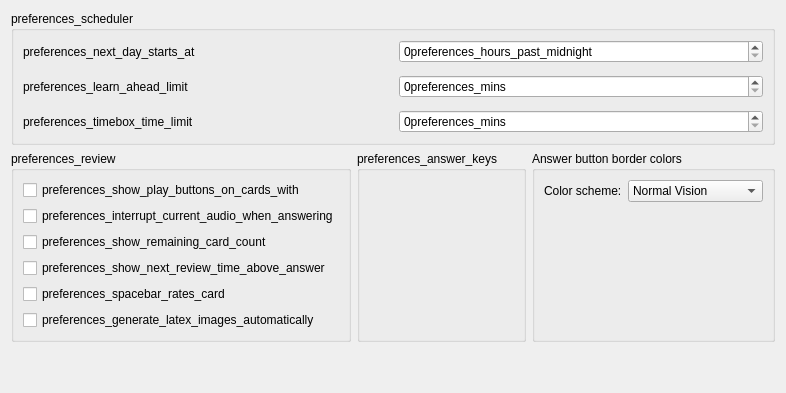
     <widget class="QWidget" name="tab_3">
      <attribute name="title">
       <string>preferences_review</string>
      </attribute>
      <layout class="QVBoxLayout" name="review_options_layout">
       <item>
        <widget class="QGroupBox" name="schedulerGroup">
         <property name="title">
          <string>preferences_scheduler</string>
         </property>
         <layout class="QVBoxLayout" name="verticalLayout_17">
          <item>
           <layout class="QGridLayout" name="gridLayout_4">
            <property name="spacing">
             <number>12</number>
            </property>
            <item row="1" column="1">
             <widget class="QSpinBox" name="lrnCutoff">
              <property name="maximumSize">
               <size>
                <width>16777215</width>
                <height>16777215</height>
               </size>
              </property>
              <property name="suffix">
               <string>preferences_mins</string>
              </property>
              <property name="maximum">
               <number>999</number>
              </property>
             </widget>
            </item>
            <item row="2" column="0">
             <widget class="QLabel" name="label_30">
              <property name="text">
               <string>preferences_timebox_time_limit</string>
              </property>
              <property name="buddy">
               <cstring>timeLimit</cstring>
              </property>
             </widget>
            </item>
            <item row="0" column="1">
             <widget class="QSpinBox" name="dayOffset">
              <property name="maximumSize">
               <size>
                <width>16777215</width>
                <height>16777215</height>
               </size>
              </property>
              <property name="suffix">
               <string>preferences_hours_past_midnight</string>
              </property>
              <property name="maximum">
               <number>23</number>
              </property>
             </widget>
            </item>
            <item row="1" column="0">
             <widget class="QLabel" name="label_24">
              <property name="text">
               <string>preferences_learn_ahead_limit</string>
              </property>
              <property name="buddy">
               <cstring>lrnCutoff</cstring>
              </property>
             </widget>
            </item>
            <item row="0" column="0">
             <widget class="QLabel" name="label_23">
              <property name="text">
               <string>preferences_next_day_starts_at</string>
              </property>
              <property name="buddy">
               <cstring>dayOffset</cstring>
              </property>
             </widget>
            </item>
            <item row="2" column="1">
             <widget class="QSpinBox" name="timeLimit">
              <property name="suffix">
               <string>preferences_mins</string>
              </property>
              <property name="maximum">
               <number>9999</number>
              </property>
             </widget>
            </item>
           </layout>
          </item>
         </layout>
        </widget>
       </item>
       <item>
        <layout class="QHBoxLayout" name="horizontalLayout_5">
         <item>
          <widget class="QGroupBox" name="reviewerGroup">
           <property name="title">
            <string>preferences_review</string>
           </property>
           <layout class="QVBoxLayout" name="verticalLayout_5">
            <item>
             <widget class="QCheckBox" name="showPlayButtons">
              <property name="sizePolicy">
               <sizepolicy hsizetype="Fixed" vsizetype="Fixed">
                <horstretch>0</horstretch>
                <verstretch>0</verstretch>
               </sizepolicy>
              </property>
              <property name="text">
               <string>preferences_show_play_buttons_on_cards_with</string>
              </property>
             </widget>
            </item>
            <item>
             <widget class="QCheckBox" name="interrupt_audio">
              <property name="sizePolicy">
               <sizepolicy hsizetype="Fixed" vsizetype="Fixed">
                <horstretch>0</horstretch>
                <verstretch>0</verstretch>
               </sizepolicy>
              </property>
              <property name="text">
               <string>preferences_interrupt_current_audio_when_answering</string>
              </property>
             </widget>
            </item>
            <item>
             <widget class="QCheckBox" name="showProgress">
              <property name="sizePolicy">
               <sizepolicy hsizetype="Fixed" vsizetype="Fixed">
                <horstretch>0</horstretch>
                <verstretch>0</verstretch>
               </sizepolicy>
              </property>
              <property name="text">
               <string>preferences_show_remaining_card_count</string>
              </property>
             </widget>
            </item>
            <item>
             <widget class="QCheckBox" name="showEstimates">
              <property name="sizePolicy">
               <sizepolicy hsizetype="Fixed" vsizetype="Fixed">
                <horstretch>0</horstretch>
                <verstretch>0</verstretch>
               </sizepolicy>
              </property>
              <property name="text">
               <string>preferences_show_next_review_time_above_answer</string>
              </property>
             </widget>
            </item>
            <item>
             <widget class="QCheckBox" name="spacebar_rates_card">
              <property name="sizePolicy">
               <sizepolicy hsizetype="Fixed" vsizetype="Fixed">
                <horstretch>0</horstretch>
                <verstretch>0</verstretch>
               </sizepolicy>
              </property>
              <property name="text">
               <string>preferences_spacebar_rates_card</string>
              </property>
             </widget>
            </item>
            <item>
             <widget class="QCheckBox" name="render_latex">
              <property name="sizePolicy">
               <sizepolicy hsizetype="Fixed" vsizetype="Fixed">
                <horstretch>0</horstretch>
                <verstretch>0</verstretch>
               </sizepolicy>
              </property>
              <property name="text">
               <string>preferences_generate_latex_images_automatically</string>
              </property>
             </widget>
            </item>
           </layout>
          </widget>
         </item>
         <item>
          <widget class="QGroupBox" name="preferences_answer_keys">
           <property name="title">
            <string>preferences_answer_keys</string>
           </property>
          </widget>
         </item>
         <item>
          <widget class="QGroupBox" name="preferences_answer_button_border_colors">
           <property name="title">
            <string>Answer button border colors</string>
           </property>
           <layout class="QFormLayout" name="formLayout_answer_border">
            <item row="0" column="0">
             <widget class="QLabel" name="answer_border_scheme_label">
              <property name="text">
               <string>Color scheme:</string>
              </property>
              <property name="buddy">
               <cstring>answer_border_scheme</cstring>
              </property>
             </widget>
            </item>
            <item row="0" column="1">
             <widget class="QComboBox" name="answer_border_scheme">
              <property name="toolTip">
               <string>Choose border color scheme for answer buttons. Normal uses red/green, Colorblind uses gold/blue for better accessibility, Off uses neutral grey.</string>
              </property>
              <item>
               <property name="text">
                <string>Normal Vision</string>
               </property>
              </item>
              <item>
               <property name="text">
                <string>Colorblind-Friendly</string>
               </property>
              </item>
              <item>
               <property name="text">
                <string>Off</string>
               </property>
              </item>
             </widget>
            </item>
           </layout>
          </widget>
         </item>
        </layout>
       </item>
       <item>
        <spacer name="verticalSpacer_12">
         <property name="orientation">
          <enum>Qt::Vertical</enum>
         </property>
         <property name="sizeHint" stdset="0">
          <size>
           <width>20</width>
           <height>40</height>
          </size>
         </property>
        </spacer>
       </item>
      </layout>
     </widget>
